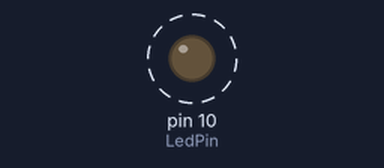
Recording of a sketch running on a simulated Arduino Uno, built with avr-gcc and run on an emulated ATmega328P. Shown: output pins drawn as LEDs (lit = HIGH). Dashed ring = blinking. What the sketch prints to the serial monitor is not drawn.

Above: at 0.7 s.
Timing chart, 0 to 3.0 s (numbered marks = the images above):
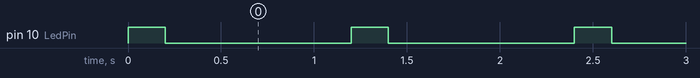

Measured:
- by itself, pin 10 (LedPin): alternates HIGH for 0.20 s and LOW for 1.0 s

The sketch:

testcode.ino
```cpp
#define BatValuePin 3
#define LedPin 10
#define ds18Pin 18
#define ADC1_CH2 2
#define Freepin 6
#define Freepin 7

float readAnalogVoltage() {
  pinMode(BatValuePin, INPUT);
  int analogValue = analogRead(BatValuePin);
  float voltage = analogValue * 2.5 / 4095;
  return map(voltage, 0, 2.5, 2.7, 4.2);
}

int ledControl(int state) {
  pinMode(LedPin, OUTPUT);
  digitalWrite(LedPin, state);
  return 0;
}

void setup() {
  Serial.begin(115200);
}

void loop() {
  Serial.println(readAnalogVoltage);
  ledControl(true);
  delay(200);
  ledControl(false);

  delay(1000);
}
```
